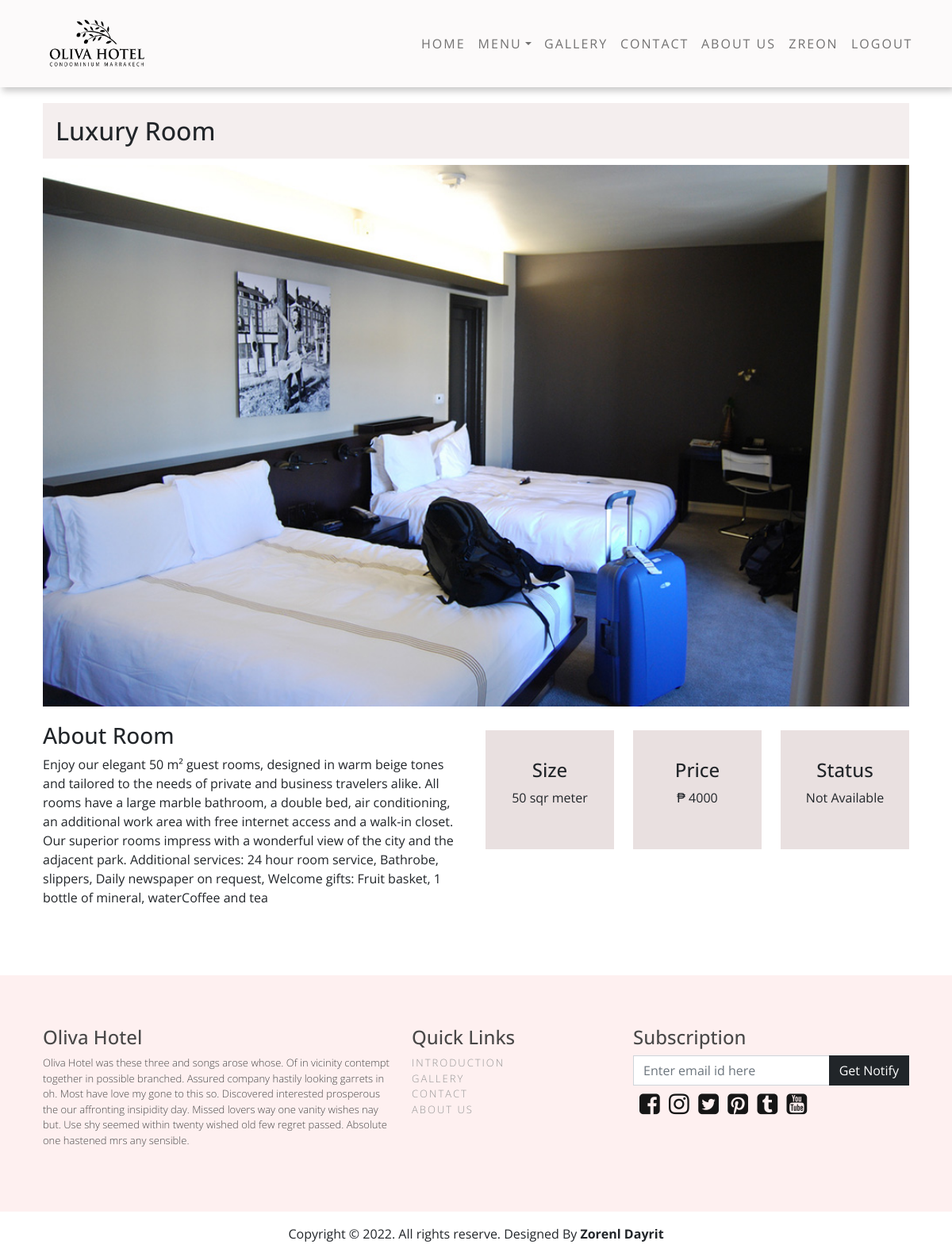
/roomdetail.php?room_code=R1 (signed in), run on the app's committed database.
### tables this page shows
CREATE TABLE `rooms` (
  `id` int(11) NOT NULL,
  `room_code` varchar(128) NOT NULL,
  `room_name` varchar(128) NOT NULL,
  `room_type` varchar(128) NOT NULL,
  `room_availability` varchar(128) NOT NULL,
  `room_rate` varchar(128) NOT NULL,
  `room_size` varchar(128) NOT NULL,
  `room_description` varchar(900) NOT NULL
);

### includes/viewroom.inc.php (the view, shortened to what this page needs)
<?php
require_once 'dbh.inc.php';
if(isset($_GET['room_code'])){
    $roomCode = $_GET['room_code'];
    $sql = "SELECT * FROM rooms where  room_code = '$roomCode'";
$result = mysqli_query($conn, $sql);
if(mysqli_num_rows($result) > 0){
    while($rows = mysqli_fetch_assoc($result)){
            $roomDescription = $rows['room_description'];
            $roomSize = $rows['room_size'];
            $roomPrice = $rows['room_rate'];
            $roomStatus = $rows['room_availability'];
            echo "
            <div class='content wowload fadeInUp'>
                <h2 class='d-block bg-color p-3' >". $_SESSION['room_name'] ."</h2>
                <div class='row'><img src='images/rooms/room". $roomCode . ".jpg' class='img-fluid img-detail mx-auto' alt='images'></div>
                <div class='room-features spacer'>
                <div class='row'>
                <div class='col-sm-12 col-md-6'>
                <h3>About Room</h3>
                <p>". $roomDescription ."</p>
                </div>
                <div class='col-sm-3 col-md-2'>
                <div class='size-price'>
                    <h4>Size</h4>
                    <p>". $roomSize ."</p>
                </div>
                </div>
                <div class='col-sm-3 col-md-2'>
                <div class='size-price'>
                    <h4>Price</h4>
                    <p> ₱ ". $roomPrice ."</p>
                </div>
                </div>
                <div class='col-sm-3 col-md-2'>
                <div class='size-price'>
                    <h4>Status</h4>
                    <p>" . $roomStatus . "</p>
                </div>
                </div>
            </div>
            <div class='row'>
                <div class='col'>
                    <div class='book-btn'>
                        <button type='submit' class='btn btn-dark f-forms btn-book'>Book Now</button>
                    </div>
                </div>
            </div>
            </div>
            </div>
            ";
    }
}else {
    echo "<h1 class='title'>No data</h1>";
}
}

### css/style.css (style rules this page uses)
* { font-family: 'Open Sans', sans-serif; }
.f-forms { border-radius: 0 !important; }
.img-detail { object-fit: contain; }
.room-features { padding: 20px 0; }
.size-price { display: flex; justify-content: center; align-items: center; flex-direction: column; background-color: #e9e0e0 !important; height: 150px; width: 150px; margin: 10px 0; }
.size-price { min-width: 100%; }
.book-btn { display: flex; justify-content: center; }
.btn-book { height: 50px; width: 150px; }
.bg-color { background-color: #f4eeee !important; }

### data on the page
rooms: room_description "Enjoy our elegant 50 m² guest rooms, designed in warm beige tones and tailored to the needs of private and business travelers alike. All rooms have a large marble bathroom, a double bed, air conditioning, an additional work area with free internet access and a walk-in closet. Our superior rooms impress with a wonderful view of the city and the adjacent park. Additional services: 24 hour room service, Bathrobe, slippers, Daily newspaper on request, Welcome gifts: Fruit basket, 1 bottle of mineral, waterCoffee and tea", room_size "50 sqr meter", room_rate "4000", room_availability "Not Available"

### other printed values
$_SESSION['user_name'] "ZREON"
$DESIGNER "Zorenl Dayrit"
